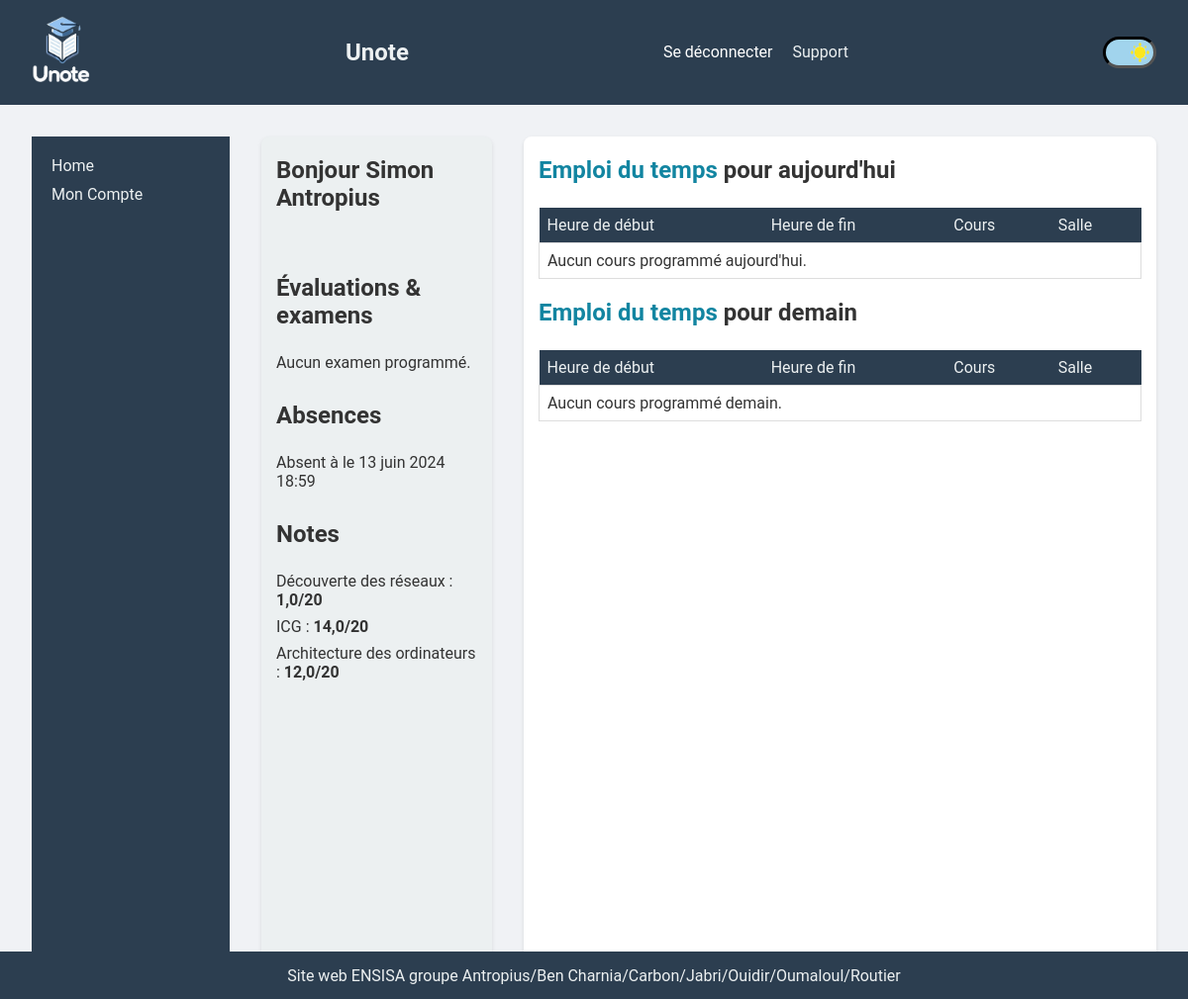
The app's page /portal/dashboard/ (signed in) with its own data.
### users/models.py (models this page shows, shortened)
class CustomUser(AbstractUser):
    USER_TYPE_CHOICES = (
        ('student', 'Étudiant'),
        ('teacher', 'Professeur'),
        ('admin', 'Administrateur'),
    )
    user_type = models.CharField(max_length=20, choices=USER_TYPE_CHOICES,
                                 default='student')

### administration/models.py (models this page shows, shortened)
class Presence(models.Model):
    PRESENCE_TYPE = (
        ('present', 'Présent'),
        ('absent', 'Absent'),
        ('late', 'En retard'),
    )
    presence = models.CharField(max_length=30, choices=PRESENCE_TYPE)
    user = models.ForeignKey(CustomUser, on_delete=models.CASCADE)
    session = models.ForeignKey(Session, on_delete=models.CASCADE)
    justified = models.BooleanField(default=False)

class Session(models.Model):
    date = models.DateTimeField()
    duration = models.DurationField()
    exam = models.BooleanField()
    is_called_done = models.BooleanField(default=False)
    room = models.ForeignKey(Room, on_delete=models.CASCADE)
    course = models.ForeignKey(Course, on_delete=models.CASCADE)

class Grade(models.Model):
    grade = models.FloatField()
    coeff = models.IntegerField()
    user = models.ForeignKey(CustomUser, on_delete=models.CASCADE)
    subject = models.ForeignKey(Subject, on_delete=models.CASCADE)

class Subject(models.Model):
    name = models.CharField(max_length=255)
    coeff = models.IntegerField()
    def __str__(self):
        return self.name

### user_portal/views.py (the view)
# urls.py: path("dashboard/", views.dashboard_view, name="dashboard"),
@login_required
def dashboard_view(request):
    if request.user.user_type == "admin":
        return render(request, 'main/403.html', status=403)
    user = request.user
    today = timezone.now().replace(hour=7)
    user_groups = Group.objects.filter(users=user)
    courses = Course.objects.filter(group__in=user_groups)
    today_sessions = Session.objects.filter(date__date=today,
                                            course__in=courses)
    tomorrow = today + timedelta(days=1)
    tomorrow_sessions = Session.objects.filter(date__date=tomorrow,
                                               course__in=courses)
    today_sessions_with_end_time = [(session, session.date + session.duration)
                                    for session in today_sessions]
    tomorrow_sessions_with_end_time = [
        (session, session.date + session.duration) for session in
        tomorrow_sessions]
    absence_late = Presence.objects.filter(user=user, justified=False).exclude(
        presence="present").order_by('-session__date')[:3]
    grades = list(Grade.objects.filter(user=user))
    grades.reverse()
    grades = grades[:3]
    future_exams = Session.objects.filter(date__gt=timezone.now(), exam=True,
                                          course__in=courses).distinct().order_by(
        'date')[:3]
    context = {
        'user': user,
        'today_sessions': today_sessions_with_end_time,
        'tomorrow_sessions': tomorrow_sessions_with_end_time,
        'absence_late': absence_late,
        'grades': grades,
        'future_exams': future_exams
    }
    return render(request, 'user_portal/dashboard.html', context)

### user_portal/templates/user_portal/dashboard.html (shortened to what this page needs)
{% extends "user_portal/base.html" %}
{% load static %}
{% block content %}
<div class="container">
    <div class="left-column">
        <h2>Bonjour {{ user.first_name }} {{ user.last_name }}</h2>
        <br>
        {% if user.user_type == "student" %}
        <div class="evaluation">
            <h2>Évaluations & examens</h2>
            <ul>
                    {% for exam in future_exams %}
                        <li>
                            <strong>{{ exam.course.name }}</strong> - {{ exam.date|date:"d M Y H:i" }}
                            <br> Salle : {{ exam.room.name }}
                        </li>
                    {% empty %}
                        <p>Aucun examen programmé.</p>
                    {% endfor %}
            </ul>
        </div>
        {% endif %}
        <div class="absence">
            {% if user.user_type == "student" %}
            <a href="{% url 'user_portal:attendance_student' %}">
                    <h2>Absences</h2></a>
                    {% for a in absence_late %}
                        <div>
                        {% if a.presence == "absent" %}
                            Absent à {{a.session.lesson.name}} le {{a.session.date}}
                        {% endif%}
                        </div>
                    {% empty %}
                        <p>Aucune absence à justifier.</p>
                    {% endfor %}
            {% else %}
                <a href="{% url 'user_portal:attendance_teacher' %}">
                    <h2>Faire l'appel</h2>
                </a>
            {% endif %}
        </div>
        <div class="notes">
            {% if user.user_type == "student" %}
            <a href="{% url 'user_portal:notes' %}">
                <h2>Notes</h2>
            </a>
            <ul>
                {% for g in grades %}
                <li>{{ g.subject }} : <b>{{ g.grade }}/20</b> </li>
                {% empty %}
                <li> Aucune notes pour le moment.</li>
                {% endfor %}
            </ul>
            {% else %}
            <a href="{% url 'user_portal:profviewhome' %}">
                <h2>Notes</h2>
            </a>
            {% endif %}
        </div>
    </div>
    <div class="right-column">
        <div class="schedule-section">
            <h2><a href="{% url 'user_portal:weekly_schedule' %}"
                   class="schedule-title-color">Emploi du temps</a> pour
                aujourd'hui </h2>
            <table>
                <thead>
                    <tr>
                        <th>Heure de début</th>
                        <th>Heure de fin</th>
                        <th>Cours</th>
                        <th>Salle</th>
                    </tr>
                </thead>
                <tbody class="schedule_background">
                    {% for session, end_time in today_sessions %}
                    <tr>
                        <td>{{ session.date|time:"H:i" }}</td>
                        <td>{{ end_time|time:"H:i" }}</td>
                        <td>{{ session.course.subject }}</td>
                        <td>{{ session.room }}</td>
                    </tr>
                    {% empty %}
                    <tr>
                        <td colspan="4">Aucun cours programmé aujourd'hui.</td>
                    </tr>
                    {% endfor %}
                </tbody>
            </table>
            <h2><a href="{% url 'user_portal:weekly_schedule' %}"
                   class="schedule-title-color">Emploi du temps</a> pour
                demain </h2>
            <table>
                <thead>
                    <tr>
                        <th>Heure de début</th>
                        <th>Heure de fin</th>
                        <th>Cours</th>
                        <th>Salle</th>
                    </tr>
                </thead>
                <tbody class="schedule_background">
                    {% for session, end_time in tomorrow_sessions %}
                    <tr>
                        <td>{{ session.date|time:"H:i" }}</td>
                        <td>{{ end_time|time:"H:i" }}</td>
                        <td>{{ session.course.subject }}</td>
                        <td>{{ session.room }}</td>
                    </tr>
                    {% empty %}
                    <tr>
                        <td colspan="4">Aucun cours programmé demain.</td>
                    </tr>
                    {% endfor %}
                </tbody>
            </table>
        </div>
    </div>
</div>
{% endblock %}

### static/style.css (style rules this page uses)
:root { --secondary-color: #2c3e50; --admin-menu-link-color: #2980b9; --title-link-color: #2980b9; --background-schedule-color: #f0f2f5; --background-schedule-color2: #fff; --schedule-title-color: #1285a1; --taken-cells-background-color: #87d2ff; --taken-cells-exam-background-color: #ff7777; --title-color: #2c3e50; --button-color2: #fff; --link2-color: #2980b9; --submit-background-color1: #2980b9; --body-text-color: #333; --main-text-color: #ecf0f1; --notes-section-color: #333; --notes-section-button-color: #333; --form-input-color: #fff; --form-input-background-color: #ecf0f1; --link-color: #2980b9; --table-border-color: #ddd; --link-hover-color: #732d91; --lates-link-color: #2980b9; --button-background-color: #3498db; --button-link-color: #3498db; --main-background-color: #f0f2f5; --background-color-1: #f0f2f5; --call-done-background-color: #c0fdde; --white-color: #fff; --f2-color): #f2f2f2; --placeholder-color: #888888; --font-size: 16px; --toggle_height: 16em; --toggle_width: 30em; --toggle_btn_radius: 10em; --background-color-night: #080125; --background-color-day: #A1D4ED; --moon_color: #D9FBFF; --scroll-behavior: smooth; scroll-behavior: var(--scroll-behavior); }
::placeholder { color: var(--placeholder-color); }
body { font-family: 'Roboto', sans-serif; background-color: var(--main-background-color); margin: 0; padding: 0; color: var(--body-text-color); }
.schedule-title-color { color: var(--schedule-title-color); }
ul { list-style-type: none; padding: 0; }
ul li { margin: 0.5em 0; }
h2, h3 { font-size: 1.5em; color: var(--title-color); margin-bottom: 1em; }
.left-column h2, .right-column h2 { color: var(--body-text-color); }
a, a:hover { text-decoration: none; }
a { color: var(--link-color); }
.container { display: flex; flex: auto; }
table { width: 100%; border-collapse: collapse; margin-bottom: 1em; }
table thead th { background-color: var(--secondary-color); color: var(--main-text-color); padding: 0.5em; text-align: left; font-weight: normal; }
table tbody td, table tbody th { border: 1px solid var(--table-border-color); padding: 0.5em; text-align: left; }
.schedule_background tr:nth-child(odd) { background-color: var(--background-schedule-color2); }
.left-column { width: 25%; padding: 0 15px; margin-right: 2em; background-color: var(--main-text-color); border-radius: 8px; box-shadow: 0 2px 4px rgba(0, 0, 0, 0.1); }
.right-column { width: 75%; padding: 0 15px; background-color: var(--white-color); border-radius: 8px; box-shadow: 0 2px 4px rgba(0, 0, 0, 0.1); }
.evaluation, .absence, .notes, .schedule { margin-bottom: 30px; }
body { transition: all .2s ease-in-out; }

### records on screen
CustomUser: first_name "Simon", last_name "Antropius"
Presence: session "13 juin 2024 18:59"
Grade: subject "Découverte des réseaux", grade "1,0"
Grade: subject "ICG", grade "14,0"
Grade: subject "Architecture des ordinateurs", grade "12,0"
